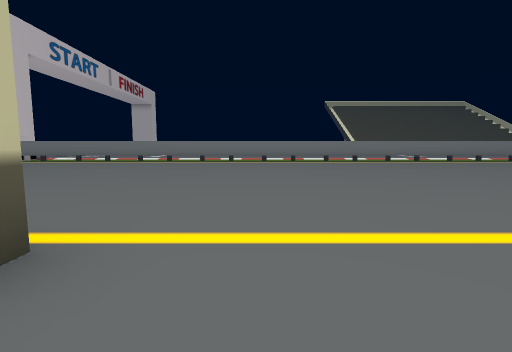
View 1 (above)

23 first-person views from a walk through a scene from a Unity 3-D project. The camera is 0.64 m above the floor, tilts 6° down and sees 85° across. The floor is counted in squares, 1 m on a side. Each view is taken from the middle of a square. On the plan, view 1 faces up. The plan holds only what a view shows up to about 9 squares ahead; the rest is blank. The place goes on beyond the plan. Door leaves are left out, so doorways stand open.

View 2
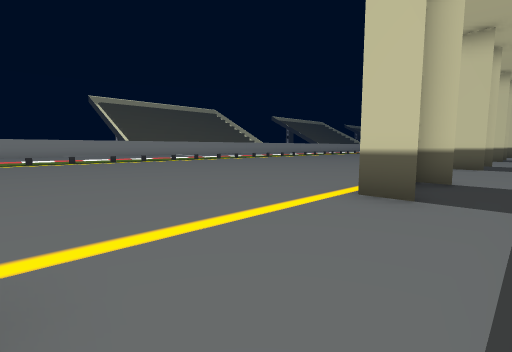

View 3
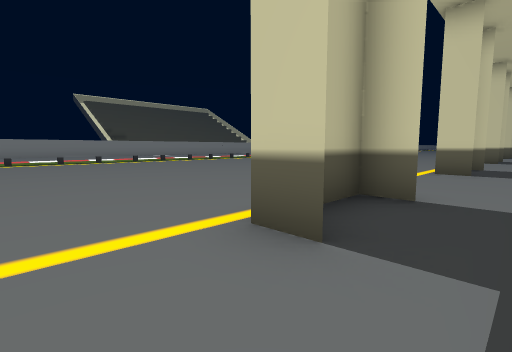

View 4
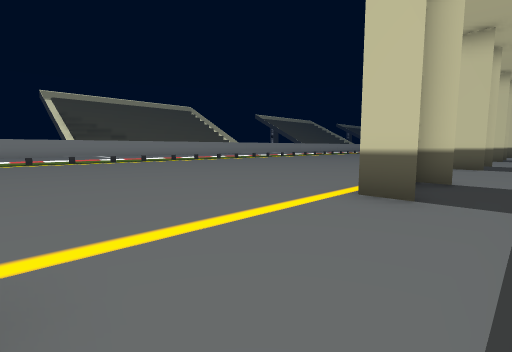

View 5
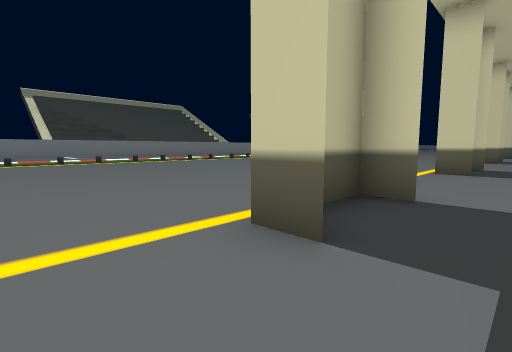

View 6
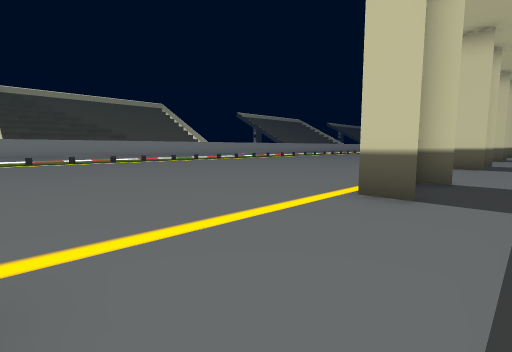

View 7
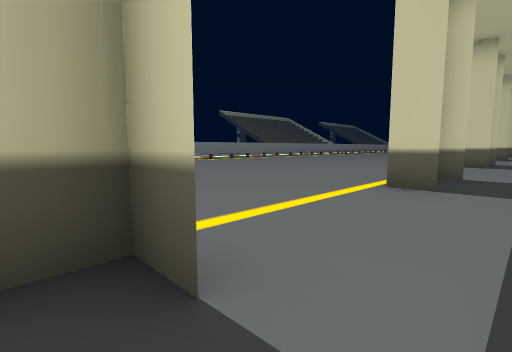

View 8
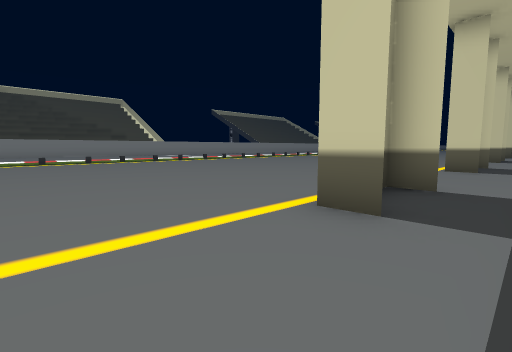

View 9
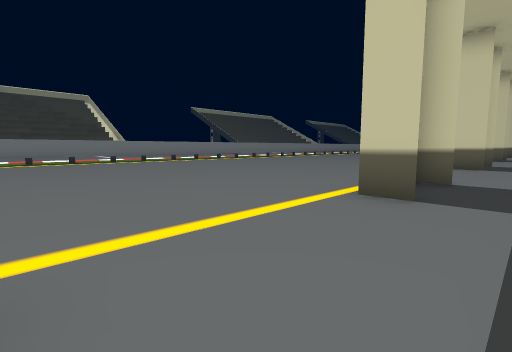

View 10
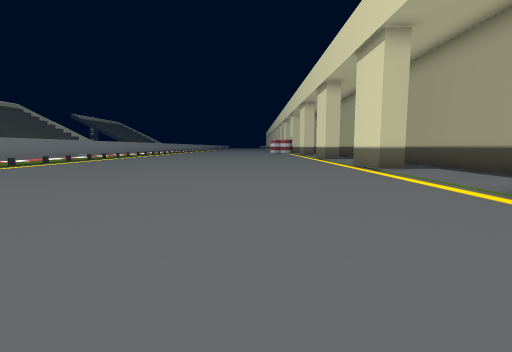

View 11
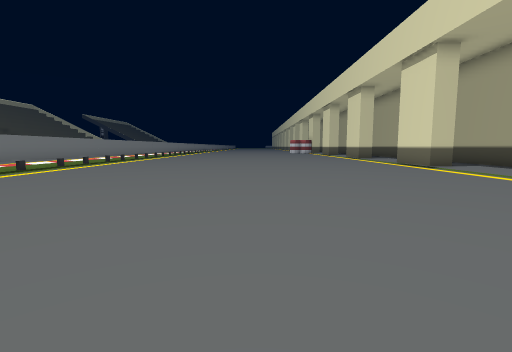

View 12
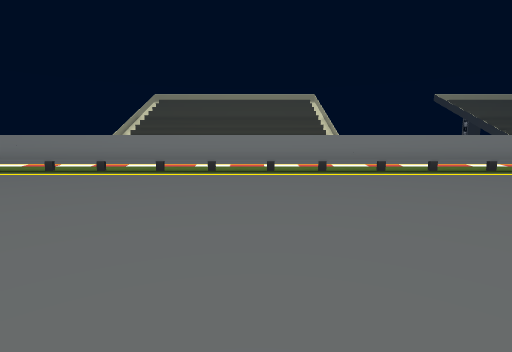

View 13
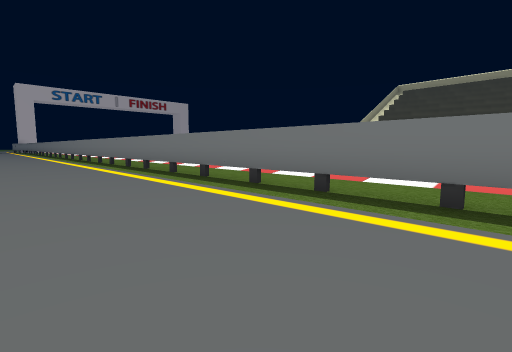

View 14
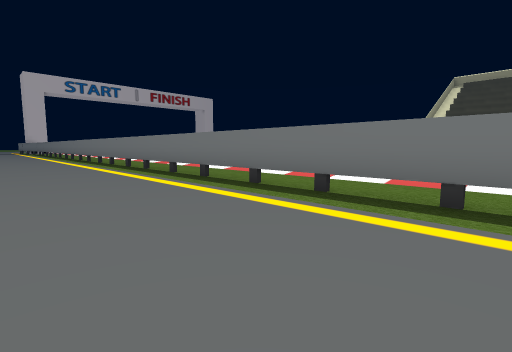

View 15
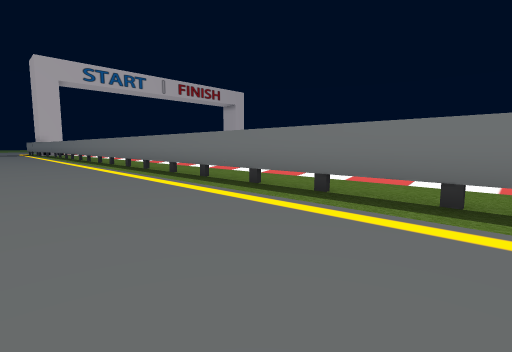

View 16
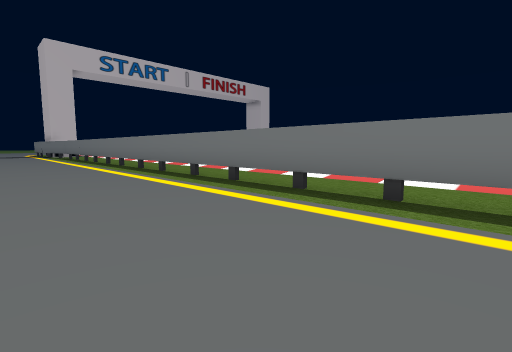

View 17
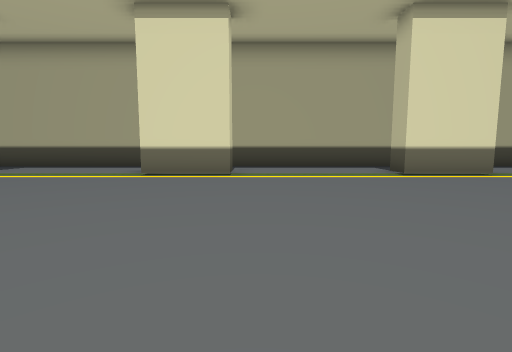

View 18
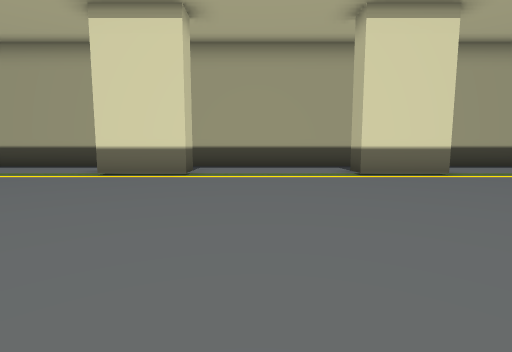

View 19
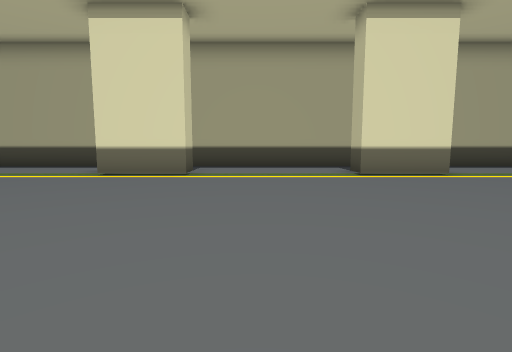

View 20
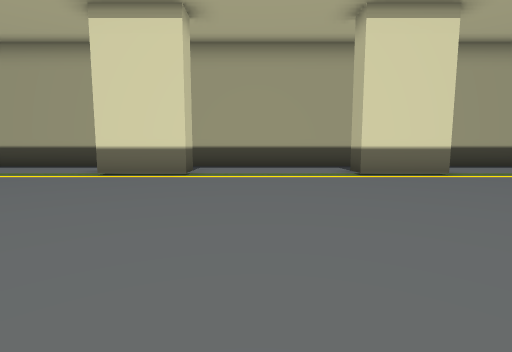

View 21
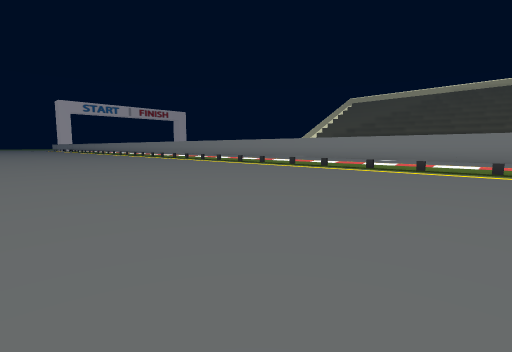

View 22
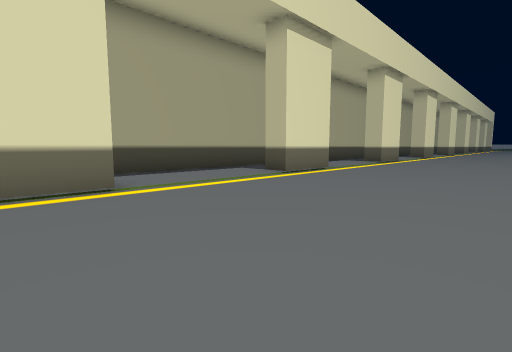

View 23
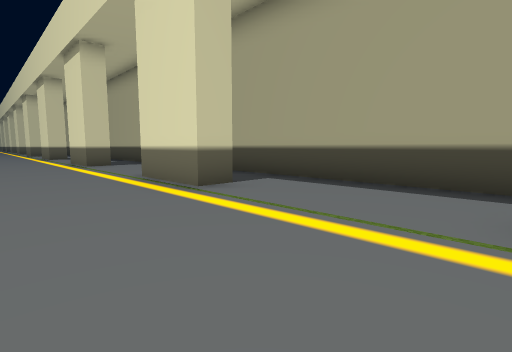

### Floor plan
Key: @ floor where view 1 was taken; # wall or solid block; . main floor; : floor 0.05 m higher than the main floor; D open door; T thing the floor can be seen under or through.
Columns run from 1 left of view 1 to 34 right of it. Each row starts with its distance up from view 1.
 15   ..................................
 14  ##TTTTTTTTTTTTTTTTTTTTTTTTT####TTTT
 13 ....................................
 12 ....................................
 11 ....................................
 10 ....................................
  9 .................  .................
  8 .................. .................
  7 ....................................
  6 ....................................
  5 ....................................
  4 ....................................
  3 ....................................
  2 #...###...###...###...###...###...##
  1 DDDD#:DDDD#:DDDD#:DDDD#:DDDD#:DDDD#D
  0 :@::::::::::::::::::::::::::::::::::
 -1 ####################################

Positions as (right, up) in squares from view 1, and headings:
1: (0, 0), facing up
2: (-1, 0), facing up-right
3: (1, 0), facing up-right
4: (5, 0), facing up-right
5: (7, 0), facing up-right
6: (11, 0), facing up-right
7: (16, 0), facing up-right
8: (18, 0), facing up-right
9: (23, 0), facing up-right
10: (25, 5), facing right
11: (24, 7), facing right
12: (27, 6), facing up
13: (25, 10), facing up-left
14: (19, 10), facing up-left
15: (13, 10), facing up-left
16: (9, 10), facing up-left
17: (8, 8), facing down
18: (13, 8), facing down
19: (19, 8), facing down
20: (25, 8), facing down
21: (34, 5), facing up-left
22: (34, 6), facing down-left
23: (-1, 4), facing down-right
